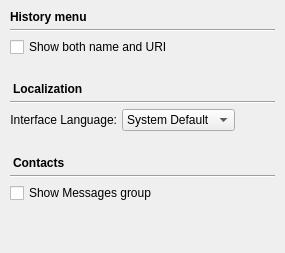
          <widget class="QWidget" name="interface_tab">
           <attribute name="title">
            <string>Interface</string>
           </attribute>
           <layout class="QGridLayout" name="gridLayout_6">
            <property name="leftMargin">
             <number>10</number>
            </property>
            <property name="topMargin">
             <number>10</number>
            </property>
            <property name="rightMargin">
             <number>10</number>
            </property>
            <property name="bottomMargin">
             <number>10</number>
            </property>
            <property name="spacing">
             <number>5</number>
            </property>
            <item row="1" column="0">
             <widget class="Line" name="line_14">
              <property name="baseSize">
               <size>
                <width>0</width>
                <height>10</height>
               </size>
              </property>
              <property name="orientation">
               <enum>Qt::Horizontal</enum>
              </property>
             </widget>
            </item>
            <item row="2" column="0">
             <widget class="QCheckBox" name="history_name_and_uri_button">
              <property name="text">
               <string>Show both name and URI</string>
              </property>
             </widget>
            </item>
            <item row="7" column="0">
             <widget class="QLabel" name="label_9">
              <property name="font">
               <font>
                <weight>75</weight>
                <bold>true</bold>
               </font>
              </property>
              <property name="styleSheet">
               <string notr="true">margin-top: 20px;</string>
              </property>
              <property name="text">
               <string>Contacts</string>
              </property>
             </widget>
            </item>
            <item row="10" column="0">
             <spacer name="verticalSpacer_5">
              <property name="orientation">
               <enum>Qt::Vertical</enum>
              </property>
              <property name="sizeHint" stdset="0">
               <size>
                <width>20</width>
                <height>40</height>
               </size>
              </property>
             </spacer>
            </item>
            <item row="8" column="0">
             <widget class="Line" name="line_16">
              <property name="orientation">
               <enum>Qt::Horizontal</enum>
              </property>
             </widget>
            </item>
            <item row="0" column="0">
             <widget class="QLabel" name="label_6">
              <property name="font">
               <font>
                <weight>75</weight>
                <bold>true</bold>
               </font>
              </property>
              <property name="text">
               <string>History menu</string>
              </property>
             </widget>
            </item>
            <item row="4" column="0">
             <widget class="QLabel" name="label_7">
              <property name="font">
               <font>
                <weight>75</weight>
                <bold>true</bold>
               </font>
              </property>
              <property name="styleSheet">
               <string notr="true">margin-top: 20px;</string>
              </property>
              <property name="text">
               <string>Localization</string>
              </property>
             </widget>
            </item>
            <item row="5" column="0">
             <widget class="Line" name="line_15">
              <property name="orientation">
               <enum>Qt::Horizontal</enum>
              </property>
             </widget>
            </item>
            <item row="6" column="0">
             <layout class="QHBoxLayout" name="horizontalLayout">
              <item>
               <widget class="QLabel" name="label_8">
                <property name="sizePolicy">
                 <sizepolicy hsizetype="Preferred" vsizetype="Preferred">
                  <horstretch>0</horstretch>
                  <verstretch>0</verstretch>
                 </sizepolicy>
                </property>
                <property name="font">
                 <font>
                  <weight>50</weight>
                  <bold>false</bold>
                 </font>
                </property>
                <property name="text">
                 <string>Interface Language:</string>
                </property>
                <property name="alignment">
                 <set>Qt::AlignRight|Qt::AlignTrailing|Qt::AlignVCenter</set>
                </property>
               </widget>
              </item>
              <item>
               <widget class="QComboBox" name="language_button">
                <property name="currentText">
                 <string>System Default</string>
                </property>
                <property name="currentIndex">
                 <number>0</number>
                </property>
                <property name="sizeAdjustPolicy">
                 <enum>QComboBox::AdjustToContents</enum>
                </property>
                <item>
                 <property name="text">
                  <string>System Default</string>
                 </property>
                </item>
                <item>
                 <property name="text">
                  <string notr="true">English</string>
                 </property>
                </item>
                <item>
                 <property name="text">
                  <string notr="true" comment="nl">Nederlands</string>
                 </property>
                </item>
                <item>
                 <property name="text">
                  <string notr="true" comment="ro">Română</string>
                 </property>
                </item>
               </widget>
              </item>
              <item>
               <spacer name="horizontalSpacer_2">
                <property name="orientation">
                 <enum>Qt::Horizontal</enum>
                </property>
                <property name="sizeHint" stdset="0">
                 <size>
                  <width>40</width>
                  <height>20</height>
                 </size>
                </property>
               </spacer>
              </item>
             </layout>
            </item>
            <item row="9" column="0">
             <widget class="QCheckBox" name="show_messages_group_button">
              <property name="toolTip">
               <string>Show virtual messages group containing all contacts with messages</string>
              </property>
              <property name="text">
               <string>Show Messages group</string>
              </property>
             </widget>
            </item>
           </layout>
          </widget>
